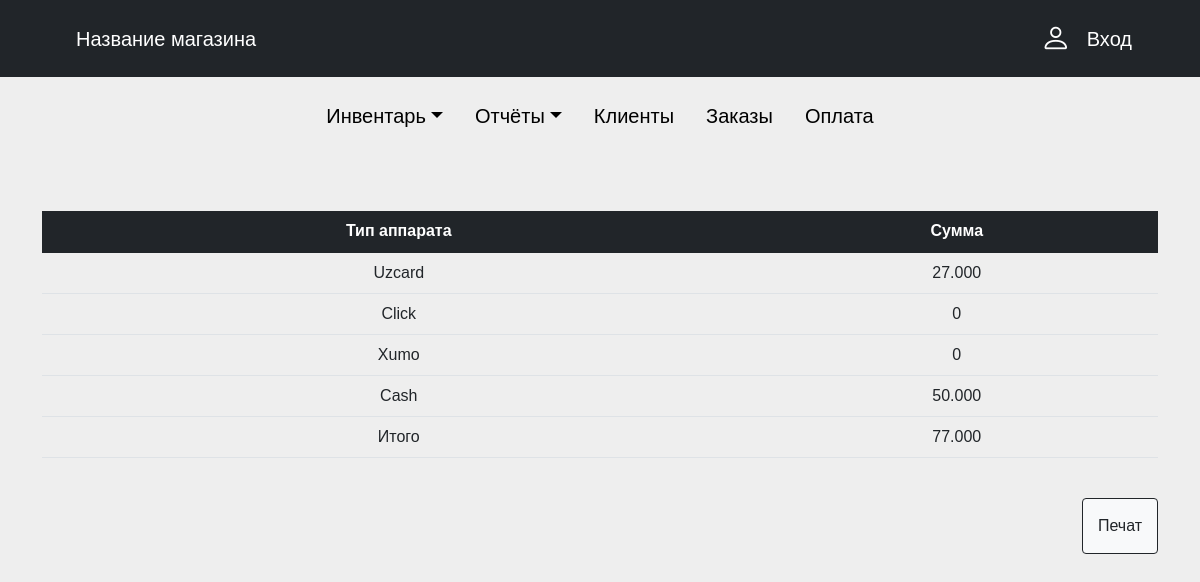
Page /overall_pay/ on the committed database.
### myapp/models.py (models this page shows, shortened)
class Type_of_payment(models.Model):
    method = models.CharField(max_length=255)
    def payment_all(self):
        total = sum([i.prize for i in self.payment.all()])
        return total

class Payment(models.Model):
    user_profile_id = models.ForeignKey(User_Profile, related_name='customer_pay', on_delete=models.CASCADE)
    order_id = models.ForeignKey(Order, on_delete=models.CASCADE)
    method_id = models.ForeignKey('Type_of_payment', on_delete=models.CASCADE, related_name='payment')
    created_date = models.DateField(auto_now_add=True)
    update_date = models.DateField(auto_now=True)
    prize = models.DecimalField(max_digits=10, decimal_places=3)

### myapp/views.py (the view)
def overall_pay(request):
    try:
        pay = Type_of_payment.objects.all()
        payment = list(Payment.objects.all().aggregate(Sum('prize')).values())[0]
    except:
        raise Http404
    context = {
        'pay': pay,
        'payment': payment
    }
    return render(request, 'overall_pay.html', context=context)

### myapp/templates/overall_pay.html (shortened to what this page needs)
{% extends 'base.html' %}
{% block content %}
    <br>
    <br><br>
    <div class="container">
        <table class="table text-center">
            <thead class="table-dark">
            <tr>
                <th scope="col">Тип аппарата</th>
                <th scope="col">Сумма</th>
            </tr>
            </thead>
            <tbody>
            {% for x in pay %}
                <tr>
                    <td>{{ x.method }}</td>
                    <td>{{ x.payment_all }}</td>
                </tr>
            {% endfor %}
            <td>Итого</td>
            <td>{{ payment |floatformat:3 }}</td>
            </tbody>
        </table>
        <br>
        <a style="float: right; padding: 15px" id="button" class="btn bg-light border-dark" onclick="window.print();"
           href=""
           role="button">Печат</a>
    </div>
{% endblock %}

### myapp/templates/overall_pay.html (style rules this page uses)
* { margin: 0; padding: 0; box-sizing: border-box; }
body { background-color: #eee; color: #a1a1a1; font-family: sans-serif; }
::placeholder { color: #a1a1a1; }

### rows in the picture
Type_of_payment: method "Uzcard", payment_all "27.000"
Type_of_payment: method "Click", payment_all "0"
Type_of_payment: method "Xumo", payment_all "0"
Type_of_payment: method "Cash", payment_all "50.000"

### other values in the picture
{{ payment |floatformat:3 }} "77.000"
